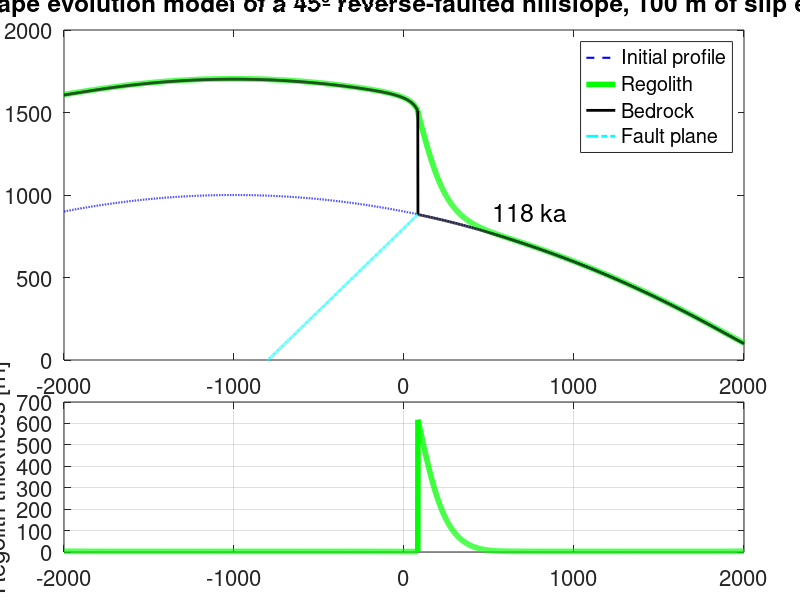

This chart was generated by the following MATLAB code:
%% CODE FOR HILLSLOPE EVOLUTION WITH A FAULTING LANDSCAPE
%% WRITTEN BY COLE C. PAZAR, ON FEBURARY 10TH, 2016.
%  1D diffusion staggered variables code style inspired by RSA

%  for a reverse fault now

%  clear all

clearvars
figure(1)
clf

%% initialize

k = 0.2;     % hillslope diffusivity [=] m^2/year

% distance array [=] m

xmin = -2000;
xmax = 2000;
dx = 1;
x = xmin:dx:xmax;

% initial topography and soil thickness [=] m
disp = 1000;
slopedegrees = -45;      % slope 
m = tand(slopedegrees);  % slope re-calculated
zmid = 1000;              % elevation at middle of an already eroded hillslope
% zb = (m.*x) + zmid;      % topography
zb = -((0.0001).*(x+disp).^2) + zmid;  % topography

H = zeros(1,length(x));  % soil thickness
z = zb+H;                % net
topo = -((0.0001).*(x+disp).^2) + zmid;
% weathering and transport parameters

wnot = 10^-3; % [=] m/yr
wstar = 0.2;  % scale for weathering rate, 1 meter
A = 0.01;
hstar = 0.2;
wdot = zeros(1,length(x)); % sets up array for weathering rate

% channel incision

edot = 10^-3; % [=] m/yr

% temporal array

tmax = 118000;
dt = 1;
t = 0:dt:tmax;
nplots = 59;
tplot = tmax/nplots;

% faulting
random = abs(randn(1,length(x))); % trying to incorporate randomness
dipdegrees = 45;
dip = tand(dipdegrees);
fault = (dip.*(x+300))+(zmid-500);
horzslip = 100/sqrt(2);           
vertslip = horzslip*(tand(dipdegrees)-tand(slopedegrees)); % accounts for geometry of the fault
slipperiod = 20000;          % fault period: every 20 ka


%% run

for i=1:length(t)

    wdot=wnot.*exp(-H./wstar); % exponential weathering rate
    
       % or :
       % humped weathering rate
       % wdot=wnot.*exp(H./wstar)+((A*H./wstar).*exp(-H./wstar));

    slope = diff(z)/dx;
    
    % find peaks and troughs
    
    xedge = x(1:end-1)+(dx/2);
    lt = find(slope<0); % slopes with left peaks
    rt = find(slope>0); % slopes with right peaks

    hedge = zeros(size(slope)); % sets up matrix sizes for edge variables
    hedge(1) = H(2);
    hedge(end)= H(end-1);
    hedge(rt) = H(rt+1);
    hedge(lt) = H(lt);
    
    q = -k.*slope.*(1-(exp(-hedge./hstar))); % discharge 
    
    q = [q(1) q q(end)]; % boundary conditions
    
    % develop topography and conserve mass
    dh_dt = wdot-diff(q)/dx;
    H = H + (dh_dt*dt);
    H = max(0,H);
    zb = zb - (wdot*dt);
    z = H+zb;
    
    % now set up the faulting
    faultzone = find(fault<=zb);
    if t(i)~=0 & (rem(t(i),slipperiod)==0) % remove the (i) on slipperiod to fix?
     % faultstart=find(fault<=zb);
     % if t(i)==20000
        slip=ones(size(faultzone)).*vertslip;
    
        for j=1:length(faultzone)
            if (zb(faultzone(j))+slip(j))<=fault(faultzone(j))
                zb(faultzone(j))=fault(faultzone(j));
                z(faultzone(j))=fault(faultzone(j));
                H(faultzone(j))=0;
            
            else
                zb(faultzone(j))=zb(faultzone(j))+slip(j);
                z(faultzone(j))=z(faultzone(j))+slip(j);  
                
            end
            
        end
      
        end
   
    if(rem(t(i),tplot)==0)
        
    figure(1)
    %subplot(3,1,1)
    subplot('position',[0.08 0.4 0.85 0.55])
 %  subplot('position',[left bottom width height])
    plot(x,topo,'b--','linewidth',1.5) % initial condition
    hold on
    plot(x,z+2,'g','linewidth',4)
    hold on
    plot(x,zb,'k','linewidth',2)
    hold on
    plot(x(faultzone),fault(faultzone),'c-.','linewidth',2)
    ht=text(450,900,['  ',num2str(t(i)/(1000)), ' ka '],'fontsize',18); % this makes the years print on screen
    axis([-2000 2000 0 2000]) 
    title('1D landscape evolution model of a 45º reverse-faulted hillslope, 100 m of slip every 20 ka','fontsize',16)
    xlabel('Distance [m]','fontsize',18)
    ylabel('Elevation [m]','fontsize',18)
    set(gca,'fontsize',16)
    legend('Initial profile','Regolith','Bedrock','Fault plane','Location','northeast')

    hold off
    
    %subplot(3,1,3)
    subplot('position',[0.08 0.08 0.85 0.25])
 %  subplot('position',[left bottom width height])
    plot(x,H+2,'g','linewidth',4)
 %  axis([-2000 2000 0 15])
    %title('Regolith depth as a function of distance','fontsize',16)
    ylabel('Regolith thickness [m]','fontsize',18)
    set(gca,'fontsize',16)
    grid on
    
    drawnow
    
    end
   
end

%% end of code
